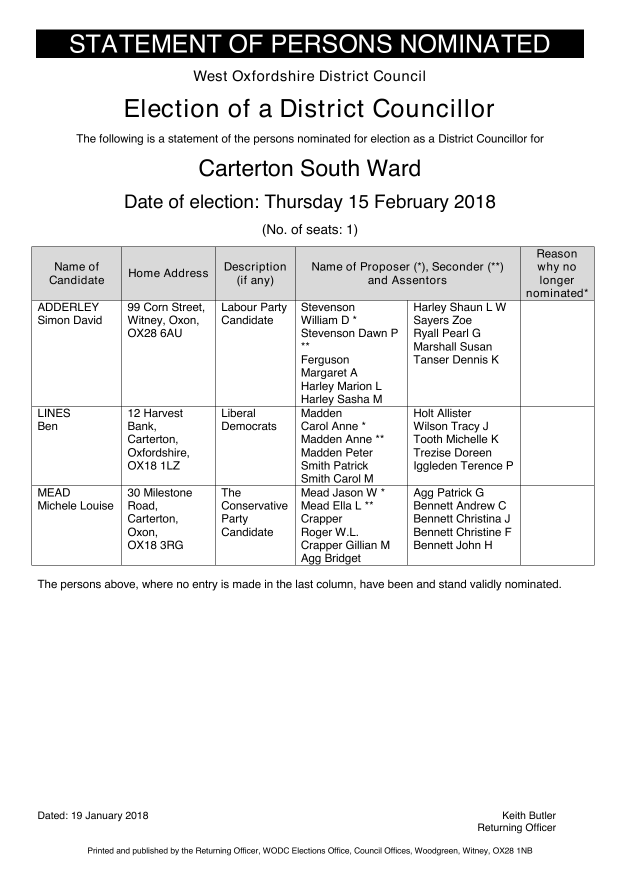
#> input picture examples/7809-1.png, 1241 x 1755 px (shown at 1/2 size)
$ python table-coords.py examples/7809-1.png   (older library calls are emulated)
#> lines starting #> are read from the running program, lines starting #| are printed output that depends on the picture; after the words box and inside, x2 and y2 are one past the last pixel; in counts of white or black regions, pixels touching at a corner belong together
import json
import os
import sys

import cv2

if len(sys.argv) < 2:
    sys.exit('Usage: {0} Image file name'.format(sys.argv[0]))

path = sys.argv[1]
shortname, extension = os.path.splitext(path)
extension = extension.lstrip('.')

if not os.path.exists(path):
    sys.exit('ERROR: File {0} was not found'.format(path))

# List of cells that have been found
cells = []

img = cv2.imread(path)
#> img is the input picture: shape (1755, 1241, 3); min 0, max 255, mean 236.3
gray = cv2.cvtColor(img, cv2.COLOR_BGR2GRAY)

_, img_w, img_h = img.shape[::-1]
#> img_w = 1241; img_h = 1755
_, contours, _ = cv2.findContours(gray, cv2.RETR_TREE, cv2.CHAIN_APPROX_SIMPLE)
#> contours = 6687 contours, 5727 with area under 20; largest, box (x1, y1, x2, y2) and area: (0, 0, 1241, 1755) 2174960, (62, 492, 1190, 1132) 720151, (71, 58, 1169, 117) 63624, (591, 494, 1040, 600) 47040, (816, 601, 1040, 812) 46830

for i, contour in enumerate(contours):
    perimeter = cv2.arcLength(contour, True)

    if 500 < perimeter < 1500:
        # Calculate a bounding rectangle from the contour and get the dimensions
        x, y, w, h = cv2.boundingRect(contour)

        # Add the rectangle in green on the original image
        cv2.rectangle(img, (x, y), (x + w, y + h), (0, 255, 0), 2)

        # The y position on a PDF starts from the top and the bottom in the image.
        # We convert from image to PDF y by subtracting the image height from the y and adding the height.
        pdf_y = abs(y - img_h + h)
        cells.append({
            'h': h,
            'w': w,
            'x': x,
            'y': pdf_y,
        })

        # Add some debugging info in each rectangle so we can see which text part in the XML file relates to this.
        cv2.putText(img, 'x:' + str(x) + ', y:' + str(y) + ' (' + str(pdf_y) + ')', (x + 10, y + 15),
                    cv2.FONT_HERSHEY_PLAIN, 1, (0, 0, 255))
        cv2.putText(img, 'w:' + str(w) + ', h:' + str(h), (x + 10, y + 30), cv2.FONT_HERSHEY_PLAIN, 1, (0, 0, 255))
#> this loop made 6687 passes
#> (perimeter, x, y, w, h, pdf_y) on passes 1082, 1083, 1482, 1911, 2105, 2385, 2496, 2497, 2910, 3322, 3421, 3690: (606, 1041, 972, 147, 158, 625), (760, 816, 972, 224, 158, 625), (760, 591, 972, 224, 158, 625), (628, 432, 972, 158, 158, 625), (686, 244, 972, 187, 158, 625), (670, 64, 972, 179, 158, 625), (606, 1041, 813, 147, 158, 784), (760, 816, 813, 224, 158, 784), (760, 591, 813, 224, 158, 784), (628, 432, 813, 158, 158, 784), (686, 244, 813, 187, 158, 784), (670, 64, 813, 179, 158, 784)
#> (contour, perimeter) on passes 1, 2, 3, 8, 9, 11: ([[0, 0], [0, 1754], [1240, 1754], [1240, 0]], 5988), ([[874, 1709], [875, 1708], [876, 1709], [875, 1710]], 5.66), ([[879, 1707], [880, 1706], [881, 1707], [880, 1708]], 5.66), ([[977, 1706], [978, 1705], [979, 1706], [978, 1707]], 5.66), ([[961, 1706], [962, 1705], [963, 1706], [962, 1707]], 5.66), ([[901, 1706], [902, 1705], [903, 1706], [902, 1707]], 5.66)
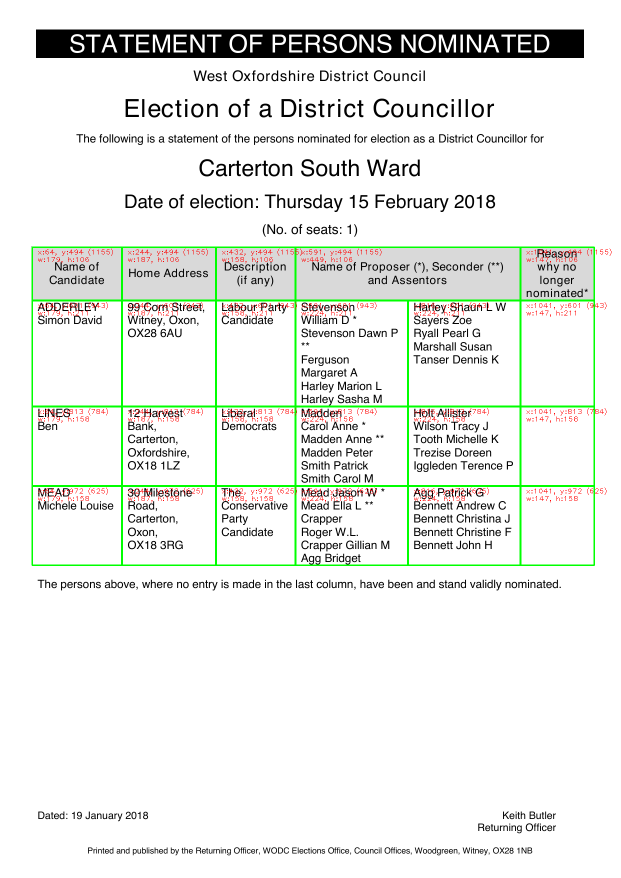
#> img: shape (1755, 1241, 3) (shown at 1/2 size); 2.14% of pixels changed, all inside (x1, y1, x2, y2) = (63, 493, 1223, 1132)
#> after the loop, cells = 23 items

# Debug: Ucomment to view image
# cv2.imshow("Output", img)
# cv2.waitKey(0)
# cv2.destroyAllWindows()

filename = '{0}-processed.{1}'.format(shortname, extension)
cv2.imwrite(filename, img)
print('Saved processed {0} as {1}'.format(extension.upper(), filename))

cells.sort(key=lambda cell: '{0:04d}-{1:04d}'.format(cell['y'], cell['x']))

coords_filename = '{0}-coords.json'.format(shortname)
with open(coords_filename, 'w') as coords_file:
    json.dump(cells, coords_file)
    print('Saved coordinates to {0}'.format(coords_filename))
